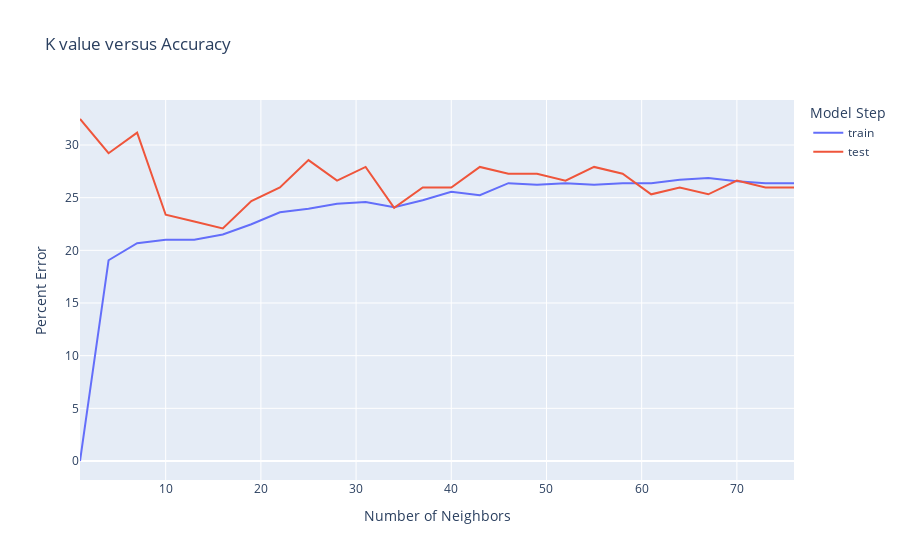

Source (notebook cell):
### Code cell
px.line(error_rate.melt(id_vars='k-value',var_name='type',value_name='error'),
        x='k-value',y='error',color='type',
        labels={'error':'Percent Error', 'k-value':'Number of Neighbors', 'type':'Model Step'},
        title='K value versus Accuracy'
       )

### Figure 1 — Plotly figure (JSON) as saved in the notebook; plotly's stock layout.template omitted (floating-point values rounded to 4 significant figures)
{"data": [{"hovertemplate": "Model Step=train<br>Number of Neighbors=%{x}<br>Percent Error=%{y}<extra></extra>", "legendgroup": "train", "line": {"color": "#636efa", "dash": "solid"}, "mode": "lines", "name": "train", "orientation": "v", "showlegend": true, "type": "scatter", "x": [1, 4, 7, 10, 13, 16, 19, 22, 25, 28, 31, 34, 37, 40, 43, 46, 49, 52, 55, 58, 61, 64, 67, 70, 73, 76], "xaxis": "x", "y": [0, 19.06, 20.68, 21.01, 21.01, 21.5, 22.48, 23.62, 23.94, 24.43, 24.59, 24.1, 24.76, 25.57, 25.24, 26.38, 26.22, 26.38, 26.22, 26.38, 26.38, 26.71, 26.87, 26.55, 26.38, 26.38], "yaxis": "y"}, {"hovertemplate": "Model Step=test<br>Number of Neighbors=%{x}<br>Percent Error=%{y}<extra></extra>", "legendgroup": "test", "line": {"color": "#EF553B", "dash": "solid"}, "mode": "lines", "name": "test", "orientation": "v", "showlegend": true, "type": "scatter", "x": [1, 4, 7, 10, 13, 16, 19, 22, 25, 28, 31, 34, 37, 40, 43, 46, 49, 52, 55, 58, 61, 64, 67, 70, 73, 76], "xaxis": "x", "y": [32.47, 29.22, 31.17, 23.38, 22.73, 22.08, 24.68, 25.97, 28.57, 26.62, 27.92, 24.03, 25.97, 25.97, 27.92, 27.27, 27.27, 26.62, 27.92, 27.27, 25.32, 25.97, 25.32, 26.62, 25.97, 25.97], "yaxis": "y"}], "layout": {"legend": {"title": {"text": "Model Step"}, "tracegroupgap": 0}, "title": {"text": "K value versus Accuracy"}, "xaxis": {"anchor": "y", "domain": [0, 1], "title": {"text": "Number of Neighbors"}}, "yaxis": {"anchor": "x", "domain": [0, 1], "title": {"text": "Percent Error"}}}}
